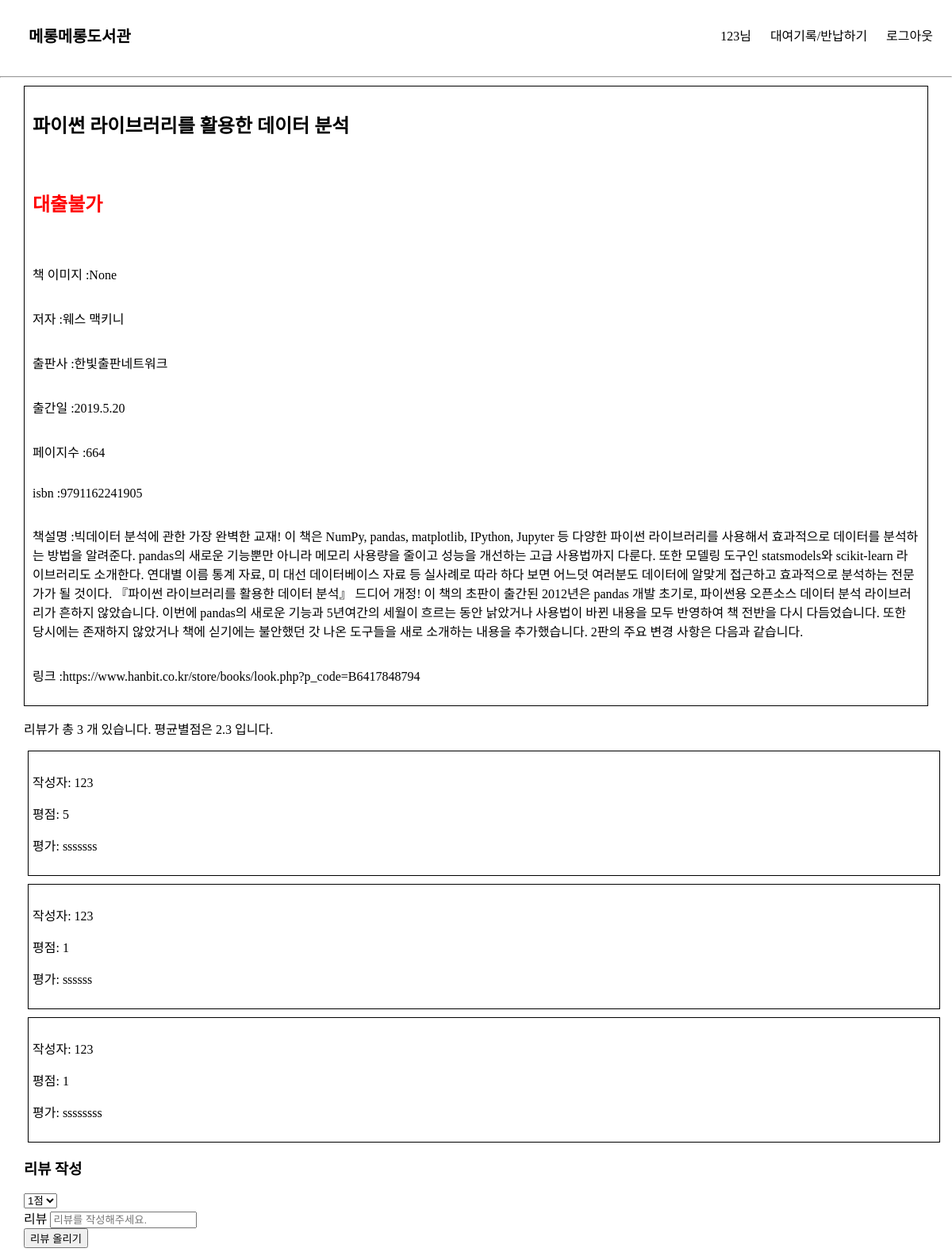
The page /book_info/30 (signed in) on the database its author committed.
### elicelibrary/models.py (models this page shows, shortened)
class Book(db.Model):
    __tablename__     = 'Book'
    id                = db.Column(db.Integer, primary_key=True, nullable=False, autoincrement=True, unique=True)
    title             = db.Column(db.String(45), nullable=False)
    author            = db.Column(db.String(45))
    publisher         = db.Column(db.String(45))
    publication_date  = db.Column(db.String(45))
    pages             = db.Column(db.Integer)
    isbn              = db.Column(db.String(45))
    registered_date   = db.Column(db.DateTime, default=datetime.utcnow)
    description       = db.Column(db.Text())    # 길이를 정할 수 없는 문자열은 Text를 쓰면 됨
    book_link         = db.Column(db.String(255))
    book_status       = db.Column(db.String(45))   # "1" :대출가능, "0" : 대출중 , "999" : 폐기    -> 선택형 변수에 적합한 데이터타입이 있을까?
    book_img          = db.Column(db.String(45))    # 책 표지만 바뀐 경우, 또는 책이 다르지만 같은 표지를 쓰는 경우가 있기 때문에 이미지 스토리지에서 같은 이미지의 반복을 막기 위해 별도의 책 이미지 식별 용 변수를 넣음
    at_user           = db.Column(db.String(45), default=None)

class Review(db.Model):
    __tablename__     = 'Review'
    review_id         = db.Column(db.Integer, primary_key=True, nullable=False, autoincrement=True)
    rating            = db.Column(db.Integer)
    content           = db.Column(db.Text())
    user_id           = db.Column(db.String(45), db.ForeignKey('User.email'), nullable=False)
    isbn              = db.Column(db.String(45), db.ForeignKey('Book.isbn'))   # 외부키 사용할 때는 '테이블이름.속성', 객체 이름 x

### elicelibrary/views/book_api.py (the view)
@book.route('/book_info/<int:book_id>', methods=["GET"])
def book_detail(book_id):
    book_info = Book.query.filter(Book.id == book_id).first()
    book_review = Review.query.filter(Review.isbn == book_info.isbn).all()
    rating_sum, rating_avg = 0, 0
    if book_review :
        for review in book_review:
            rating_sum += review.rating
        rating_avg = round(rating_sum / len(book_review), 1)
    return render_template("book_detail.html", book = book_info, review_list = book_review, rating_avg = rating_avg, review_cnt = len(book_review))

### elicelibrary/templates/book_detail.html (shortened to what this page needs)
{% extends 'base.html' %}
{% block content %}
<div class="book-detail-info-container">
<h2> {{ book.title }}</h2>
<h2>
    {% if book.book_status == "1" %}
    <p style="color: blue;">대출가능</p>
    <form action="{{ url_for('book.checkout', book_id=book.id) }}" method="post">
        <input class='checkout-btn' type="submit" value="대출하기">
    </form>
    {% else %}
    <p style="color: red;">대출불가</p>
    {% endif %}
</h2>
<p> 책 이미지 :{{ book.book_img }}</p>
<p> 저자 :{{ book.author }}</p>
<p> 출판사 :{{ book.publisher }}</p>
<p> 출간일 :{{ book.publication_date }}</p>
<p> 페이지수 :{{ book.pages }}</p>
<p> isbn :{{ book.isbn }}</p>
<p> 책설명 :{{ book.description }}</p>
<p> 링크 :{{ book.book_link }}</p>
</div>
<div class="review-container">
    <p>리뷰가 총 {{ review_cnt }} 개 있습니다. 평균별점은 {{ rating_avg }} 입니다. </p>
    {% for review in review_list %}
    <div class="review">
        <p>작성자: {{ review.user_id }}</p>
        <p>평점: {{ review.rating }}</p>
        <p>평가: {{ review.content }}</p>
    </div>
    {% endfor %}
{% if session['login_id'] %}
<h3>리뷰 작성</h3>
<form action="{{ url_for('book.write_review', book_id=book.id) }}" method="post">
    <select name="star">
        <option value="1">1점</option>
    </select>
    <div class="form-group">
        <label for="review">리뷰</label>
        <input class="form-control" name="review" id="review" placeholder="리뷰를 작성해주세요."></input>
    </div>
    <input class="btn btn-primary" type="submit" value="리뷰 올리기">
</form>
{% else %}
<div class="login-for-review">
<p>리뷰를 남기기 위해서는 로그인이 필요합니다.</p>
<a href="{{ url_for('user.login')}}" style="font-weight: bold;">로그인하기</a>
</div>
</div>
{% endif %}
{% endblock %}

### elicelibrary/static/style.css (style rules this page uses)
:root { --text-color: black; --background-color: white; --accent-color: grey; }
body { margin: 0; }
.review-container { margin: 10px 10px 10px 30px; flex-wrap: wrap; flex-direction: column; }
.review-container .review { margin: 10px 5px 10px 5px; padding: 10px 5px 10px 5px; border: 1px solid black; }
.book-detail-info-container { margin: 10px 30px 10px 30px; padding: 10px; display: flex; flex-wrap: wrap; flex-direction: column; border: 1px solid black; }

### rows shown on the page
Book: title "파이썬 라이브러리를 활용한 데이터 분석", book_img "None", author "웨스 맥키니", publisher "한빛출판네트워크", publication_date "2019.5.20", pages "664", isbn "9791162241905", description "빅데이터 분석에 관한 가장 완벽한 교재! 이 책은 NumPy, pandas, matplotlib, IPython, Jupyter 등 다양한 파이썬 라이브러리를 사용해서 효과적으로 데이터를 분석하는 방법을 알려준다. pandas의 새로운 기능뿐만 아니라 메모리 사용량을 줄이고 성능을 개선하는 고급 사용법까지 다룬다. 또한 모델링 도구인 statsmodels와 scikit-learn 라이브러리도 소개한다. 연대별 이름 통계 자료, 미 대선 데이터베이스 자료 등 실사례로 따라 하다 보면 어느덧 여러분도 데이터에 알맞게 접근하고 효과적으로 분석하는 전문가가 될 것이다. 『파이썬 라이브러리를 활용한 데이터 분석』 드디어 개정! 이 책의 초판이 출간된 2012년은 pandas 개발 초기로, 파이썬용 오픈소스 데이터 분석 라이브러리가 흔하지 않았습니다. 이번에 pandas의 새로운 기능과 5년여간의 세월이 흐르는 동안 낡았거나 사용법이 바뀐 내용을 모두 반영하여 책 전반을 다시 다듬었습니다. 또한 당시에는 존재하지 않았거나 책에 싣기에는 불안했던 갓 나온 도구들을 새로 소개하는 내용을 추가했습니다. 2판의 주요 변경 사항은 다음과 같습니다.", book_link "https://www.hanbit.co.kr/store/books/look.php?p_code=B6417848794"
Review: user_id "123", rating "5", content "sssssss"
Review: user_id "123", rating "1", content "ssssss"
Review: user_id "123", rating "1", content "ssssssss"

### other values the page prints
{{ session['login_id'] }} "123"
{{ review_cnt }} "3"
{{ rating_avg }} "2.3"
